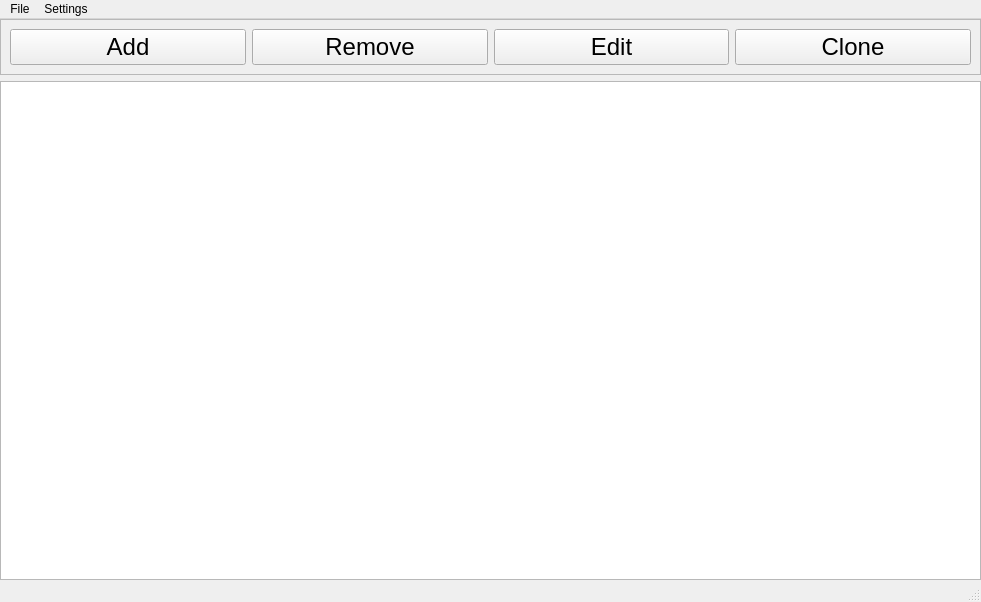
<?xml version="1.0" encoding="UTF-8"?>
<ui version="4.0">
 <class>MainWindow</class>
 <widget class="QMainWindow" name="MainWindow">
  <property name="geometry">
   <rect>
    <x>0</x>
    <y>0</y>
    <width>981</width>
    <height>602</height>
   </rect>
  </property>
  <property name="cursor">
   <cursorShape>SizeVerCursor</cursorShape>
  </property>
  <property name="windowTitle">
   <string>MainWindow</string>
  </property>
  <property name="toolTipDuration">
   <number>-3</number>
  </property>
  <widget class="QWidget" name="centralwidget">
   <widget class="QWidget" name="">
    <property name="geometry">
     <rect>
      <x>0</x>
      <y>0</y>
      <width>981</width>
      <height>561</height>
     </rect>
    </property>
    <layout class="QVBoxLayout" name="verticalLayout">
     <item>
      <widget class="QFrame" name="frame">
       <property name="font">
        <font>
         <pointsize>18</pointsize>
        </font>
       </property>
       <property name="styleSheet">
        <string notr="true"/>
       </property>
       <property name="frameShape">
        <enum>QFrame::StyledPanel</enum>
       </property>
       <property name="frameShadow">
        <enum>QFrame::Raised</enum>
       </property>
       <layout class="QHBoxLayout" name="horizontalLayout">
        <item>
         <widget class="QPushButton" name="pushButton">
          <property name="text">
           <string>Add</string>
          </property>
          <property name="icon">
           <iconset>
            <normaloff>icon/add-439817.ico</normaloff>icon/add-439817.ico</iconset>
          </property>
          <property name="autoDefault">
           <bool>false</bool>
          </property>
         </widget>
        </item>
        <item>
         <widget class="QPushButton" name="pushButton_2">
          <property name="text">
           <string>Remove</string>
          </property>
          <property name="icon">
           <iconset>
            <normaloff>icon/remove-667650.ico</normaloff>icon/remove-667650.ico</iconset>
          </property>
         </widget>
        </item>
        <item>
         <widget class="QPushButton" name="pushButton_3">
          <property name="text">
           <string>Edit</string>
          </property>
          <property name="icon">
           <iconset>
            <normaloff>icon/editing-edit-343335.ico</normaloff>icon/editing-edit-343335.ico</iconset>
          </property>
         </widget>
        </item>
        <item>
         <widget class="QPushButton" name="pushButton_4">
          <property name="text">
           <string>Clone</string>
          </property>
          <property name="icon">
           <iconset>
            <normaloff>icon/repo-clone-24524.ico</normaloff>icon/repo-clone-24524.ico</iconset>
          </property>
         </widget>
        </item>
       </layout>
      </widget>
     </item>
     <item>
      <widget class="QListWidget" name="listWidget"/>
     </item>
    </layout>
   </widget>
  </widget>
  <widget class="QMenuBar" name="menubar">
   <property name="geometry">
    <rect>
     <x>0</x>
     <y>0</y>
     <width>981</width>
     <height>21</height>
    </rect>
   </property>
   <widget class="QMenu" name="menuFile">
    <property name="autoFillBackground">
     <bool>true</bool>
    </property>
    <property name="title">
     <string>File</string>
    </property>
    <addaction name="actionOpen"/>
    <addaction name="actionSave"/>
    <addaction name="actionExit"/>
   </widget>
   <widget class="QMenu" name="menuSettings">
    <property name="title">
     <string>Settings</string>
    </property>
    <addaction name="actionTimer"/>
    <addaction name="actionStopWatch"/>
    <addaction name="actionALarm"/>
   </widget>
   <addaction name="menuFile"/>
   <addaction name="menuSettings"/>
  </widget>
  <widget class="QStatusBar" name="statusbar"/>
  <action name="actionOpen">
   <property name="icon">
    <iconset>
     <normaloff>icon/OpenFolderIcon.ico</normaloff>icon/OpenFolderIcon.ico</iconset>
   </property>
   <property name="text">
    <string>Open</string>
   </property>
   <property name="statusTip">
    <string>Open A File</string>
   </property>
   <property name="shortcut">
    <string>Ctrl+O</string>
   </property>
  </action>
  <action name="actionSave">
   <property name="icon">
    <iconset>
     <normaloff>icon/file-save-517273.ico</normaloff>icon/file-save-517273.ico</iconset>
   </property>
   <property name="text">
    <string>Save</string>
   </property>
   <property name="toolTip">
    <string>Save a File</string>
   </property>
   <property name="statusTip">
    <string>Save A File</string>
   </property>
   <property name="shortcut">
    <string>Ctrl+S</string>
   </property>
  </action>
  <action name="actionExit">
   <property name="icon">
    <iconset>
     <normaloff>icon/folder-hide-122174.ico</normaloff>icon/folder-hide-122174.ico</iconset>
   </property>
   <property name="text">
    <string>Exit</string>
   </property>
   <property name="statusTip">
    <string>Hide The Application</string>
   </property>
   <property name="shortcut">
    <string>Ctrl+E</string>
   </property>
  </action>
  <action name="actionTimer">
   <property name="icon">
    <iconset>
     <normaloff>icon/timer-590913.ico</normaloff>icon/timer-590913.ico</iconset>
   </property>
   <property name="text">
    <string>Timer</string>
   </property>
   <property name="statusTip">
    <string>Set a Timer</string>
   </property>
   <property name="shortcut">
    <string>Ctrl+T</string>
   </property>
  </action>
  <action name="actionStopWatch">
   <property name="icon">
    <iconset>
     <normaloff>icon/stopwatch-616652.ico</normaloff>icon/stopwatch-616652.ico</iconset>
   </property>
   <property name="text">
    <string>StopWatch</string>
   </property>
   <property name="statusTip">
    <string>Start A StopWatch</string>
   </property>
  </action>
  <action name="action">
   <property name="text">
    <string>Alarm</string>
   </property>
  </action>
  <action name="actionALarm">
   <property name="icon">
    <iconset>
     <normaloff>icon/alarm-636561.ico</normaloff>icon/alarm-636561.ico</iconset>
   </property>
   <property name="text">
    <string>Alarm</string>
   </property>
   <property name="statusTip">
    <string/>
   </property>
   <property name="shortcut">
    <string>Ctrl+A</string>
   </property>
  </action>
 </widget>
 <resources/>
 <connections/>
</ui>
